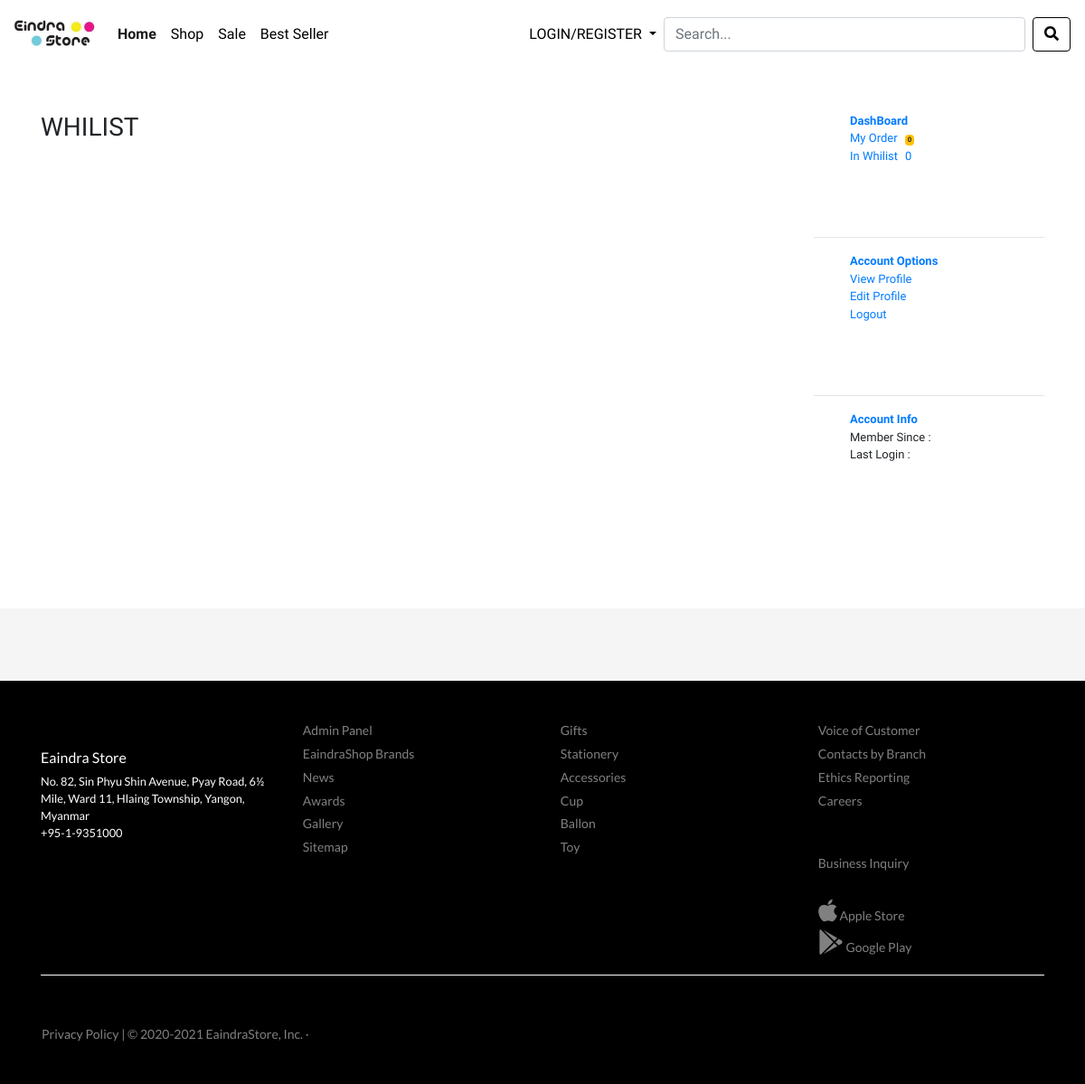
Page /dashboard.php on the committed database.
### tables this page shows
CREATE TABLE `categories` (
  `cat_id` int(11) NOT NULL,
  `cat_name` varchar(255) NOT NULL,
  `created_date` datetime NOT NULL,
  `modified_date` datetime NOT NULL
);

### 002footer.php (the view, shortened to what this page needs)
<br><br><br><br>
<footer id="footer-sub">
</footer>
  <footer id="footer-main">
    <div class="container">
      <div class="row">
        <div class="col-sm-3">
            <br>
            <h6 class="mt-3">Eaindra Store</h6>
            <p>
              No. 82, Sin Phyu Shin Avenue, Pyay Road, 6½ Mile, Ward 11, Hlaing Township, Yangon, Myanmar<br>
              +95-1-9351000
            </p>
        </div>
        <div class="col-sm-3">
          <a  href="admin/">Admin Panel</a>
          <a href="">EaindraShop Brands</a>
          <a href="">News</a>
          <a href="">Awards</a>
          <a href="">Gallery</a>
          <a href="">Sitemap</a>
        </div>
        <div class="col-sm-3">
           <?php
               include('confs/config.php');
                $query = "SELECT * FROM categories order by cat_id desc";
                $result = mysqli_query($mysqli,$query);
                while($row = mysqli_fetch_assoc($result) ){
                    $id = $row['cat_id'];
                ?>
                <a href="product.php?cat=<?php echo $id ?>"><?php echo $row['cat_name'] ?></a>
            <?php } ?>
        </div>
        <div class="col-sm-3">
          <a href="">Voice of Customer</a>
          <a href="">Contacts by Branch</a>
          <a href="">Ethics Reporting</a>
          <a href="">Careers</a>
          <br><br>
          <a href="">Business Inquiry</a>
          <br>
          <a href="" class="ico"><i class="fab fa-apple fa-2x"></i> Apple Store</a>
          <a href="" class="ico"><i class="fab fa-google-play fa-2x"></i> Google Play</a>
        </div>
      </div>
      <hr>
      <div class="row">
        <div class="col-sm-6">
        </div>
        <div class="col-sm-6">
        </div>
        <a href="" style="margin-left: 1rem">Privacy Policy | &copy; 2020-2021 EaindraStore, Inc. &middot; </a>
      </div>
    </div>
  </footer>

### css/sport-store.css (style rules this page uses)
html,body { font-family: 'Lato', sans-serif; font-family: 'Open Sans', sans-serif; font-family: 'Abel', sans-serif; }

### 001header.php (style rules this page uses)
html,body { font-family: 'Lato', sans-serif; font-family: 'Open Sans', sans-serif; font-family: 'Abel', sans-serif; }

### 002footer.php (style rules this page uses)
#footer-main { background: #000; color: white; font-size: 0.8rem; padding: 2.5rem 0; font-family: 'Lato', sans-serif; }
#footer-main a { font-size: 14px; display: block; margin: 0.3rem; color: grey; }
#footer-main hr { margin-top: 1rem; margin-bottom: 1rem; border: 0; border-top: 1px solid white; }
#footer-sub { height: 5rem; background: whitesmoke; }
.ico { font-size: 18px; margin: 0.5rem; }

### rows in the picture
categories: cat_name "Gifts"
categories: cat_name "Stationery"
categories: cat_name "Accessories"
categories: cat_name "Cup"
categories: cat_name "Ballon"
categories: cat_name "Toy"

### other values in the picture
$count "0"
$count_fav "0"
